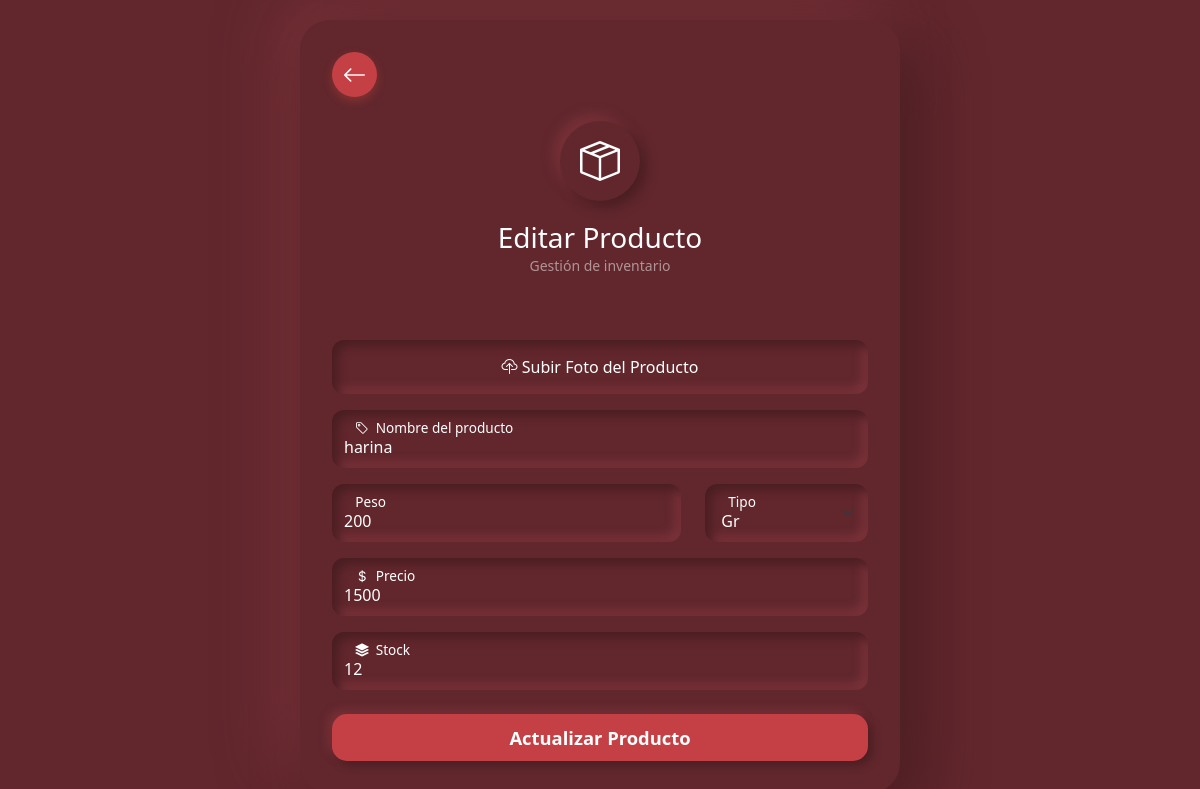
/admin-catalogo/editar/2/ (signed in), run on the app's committed database.
### APP/models.py (models this page shows, shortened)
class Productos (models.Model):
    ID_PRODUCT = models.AutoField(primary_key=True, verbose_name="ID_Producto")
    PRODUCT_NAME = models.CharField(max_length=20,verbose_name="Nombre_producto")
    SIZE= models.CharField(max_length=20,verbose_name="Tamaño")
    TYPE = models.BooleanField(verbose_name="Presentacion")
    PRICE = models.CharField(max_length=20,verbose_name="Precio")
    STOCK = models.IntegerField(max_length=20,verbose_name="Cantidad")
    class Meta:
        db_table="Producto"
        verbose_name ="Producto"

### APP/views.py (the view, shortened to what this page needs)
# urls.py: path('admin-catalogo/editar/<int:producto_id>/', views.editar_producto, name='editar_producto'),
@login_required
@transaction.atomic
def editar_producto(request, producto_id):
    producto = get_object_or_404(Productos.objects.select_for_update(), ID_PRODUCT=producto_id)
    return render(request, 'formulario-productos.html', {'producto': producto})

### APP/templates/formulario-productos.html (shortened to what this page needs)
{% load static %}
<!DOCTYPE html>
<html lang="en">
<head>
    <link href="https://cdn.jsdelivr.net/npm/bootstrap@5.3.0/dist/css/bootstrap.min.css" rel="stylesheet">
    <link rel="stylesheet" href="{% static 'css/estilo.css' %}">
    <link rel="stylesheet" href="{% static 'css/estilo-forms.css' %}">
    <link rel="stylesheet" href="https://cdn.jsdelivr.net/npm/bootstrap-icons@1.11.3/font/bootstrap-icons.min.css">
</head>
</head>
<body>
    <div class="page-center-wrapper">
        <div class="neumo-container">
            <div class="row">
                <div class="col-12 col-md-2">
                    <a href="{% url 'admin_catalogo' %}" class="btn btn-glow-red rounded-circle p-2 d-flex align-items-center justify-content-center"
                       style="width: 45px; height: 45px;">
                        <i class="bi bi-arrow-left fs-4"></i>
                    </a>
                </div>
            </div>
            <div class="text-center mb-4">
                <div class="circle-icon">
                    <i class="bi bi-box-seam"></i>
                </div>
                <h3 class="text-white mb-0">
                    {% if producto %}Editar Producto{% else %}Ingresar Producto{% endif %}
                </h3>
                <p class="text-white-50 small">Gestión de inventario</p>
            </div>
        <form method="POST">
                <div class="mb-3">
                    <label for="prodFoto" class="custom-file-upload">
                        <i class="bi bi-cloud-upload"></i> Subir Foto del Producto
                    </label>
                </div>
                <div class="form-floating mb-3">
                    <input type="text" class="form-control" id="prodNombre" name="nombre" placeholder="Nombre"
                           value="{{ producto.PRODUCT_NAME|default:'' }}" required>
                    <label for="prodNombre">
                        <div class="label-content">
                            <i class="bi bi-tag"></i> <span>Nombre del producto</span>
                        </div>
                    </label>
                </div>
                <div class="row">
                    <div class="col-12 col-md-8">
                        <div class="form-floating mb-3">
                            <input type="number" class="form-control" id="prodPeso" name="size" placeholder="Peso"
                                   value="{{ producto.SIZE|default:'' }}" required>
                            <label for="prodPeso">Peso</label>
                        </div>
                    </div>
                    <div class="col-12 col-md-4">
                        <div class="form-floating mb-3">
                            <select class="form-select select-neumo" id="prodTipo" name="tipo">
                                <option value="1" {% if producto.TYPE %}selected{% endif %}>Gr</option>
                            </select>
                            <label for="prodTipo">Tipo</label>
                        </div>
                    </div>
                </div>
                <div class="form-floating mb-3">
                    <input type="number" step="0.01" class="form-control" id="prodPrecio" name="precio" placeholder="Precio"
                           value="{{ producto.PRICE|default:'' }}" required>
                    <label for="prodPrecio">
                        <div class="label-content">
                            <i class="bi bi-currency-dollar"></i> <span>Precio</span>
                        </div>
                    </label>
                </div>
                <div class="form-floating mb-4">
                    <input type="number" class="form-control" id="prodStock" name="stock" placeholder="Stock"
                           value="{{ producto.STOCK|default:'' }}" required>
                    <label for="prodStock">
                        <div class="label-content">
                            <i class="bi bi-stack"></i> <span>Stock</span>
                        </div>
                    </label>
                </div>
            <div class="d-grid">
                <button type="submit" class="btn btn-neumo-full2">
                    {% if producto %}Actualizar Producto{% else %}Guardar Producto{% endif %}
                </button>
            </div>
        </form>
    </div>
</div>
</body>
</html>

### APP/static/css/estilo.css (style rules this page uses)
:root { --color-fondo: #61272d; --color-rojoactivo: #c54044; --color-rojoinactivo:#341616; --color-naranja:#f39765; --color-amarillo:#fede66; --color-blanco:#fff; --shadow-light: #7a3239; --shadow-dark: #4a1e22; }
body { background-color: var(--color-fondo); }
.btn-glow-red { background-color: var(--color-rojoactivo); color: white; border: none; transition: all 0.4s cubic-bezier(0.25, 0.8, 0.25, 1); box-shadow: 0 4px 10px rgba(231, 76, 60, 0.3); }
.btn-glow-red i { color: white; }
.btn-neumo-full2 { width: 100%; padding: 10px 12px; font-size: 1.15rem; font-weight: 700; border-radius: 15px; border: none; background-color: var(--color-rojoactivo); color: var(--color-blanco); box-shadow: 4px 4px 8px var(--shadow-dark), -4px -4px 8px var(--shadow-light); transition: all 0.4s cubic-bezier(0.34, 1.56, 0.64, 1); cursor: pointer; }

### APP/static/css/estilo-forms.css (style rules this page uses)
.select-neumo { background-color: var(--color-fondo) !important; border: none !important; color: var(--color-blanco) !important; box-shadow: inset 6px 6px 10px var(--shadow-dark), inset -6px -6px 10px var(--shadow-light) !important; border-radius: 12px; padding: 0.5rem 1rem; appearance: none; cursor: pointer; }
.page-center-wrapper { display: flex; justify-content: center; align-items: center; min-height: 100vh; width: 100%; padding: 20px; background-color: var(--color-fondo); }
.neumo-container { width: 100%; max-width: 600px; padding: 2rem; border-radius: 30px; background-color: var(--color-fondo); box-shadow: 20px 20px 60px var(--shadow-dark), -20px -20px 60px var(--shadow-light); display: flex; flex-direction: column; gap: 1.5rem; }
.circle-icon { width: 80px; height: 80px; background-color: var(--color-fondo); border-radius: 50%; display: flex; justify-content: center; align-items: center; font-size: 2.5rem; color: var(--color-blanco); margin: 0 auto 20px; box-shadow: 6px 6px 12px var(--shadow-dark), -6px -6px 12px var(--shadow-light); }
.form-floating > .form-control { background: transparent !important; border: none !important; box-shadow: inset 6px 6px 10px var(--shadow-dark), inset -6px -6px 10px var(--shadow-light) !important; color: var(--color-blanco) !important; border-radius: 12px; }
.form-floating > label { color: rgba(255, 255, 255, 0.6); padding: 1rem 1.5rem; }
.form-floating > .form-control:focus ~ label, .form-floating > .form-control:not(:placeholder-shown) ~ label { color: var(--color-blanco) !important; transform: scale(0.85) translateY(-0.5rem) translateX(0.15rem); }
.label-content { display: flex; justify-content: space-between; align-items: center; width: 100%; }
.form-floating > .form-control:focus ~ label::after, .form-floating > .form-control:not(:placeholder-shown) ~ label::after { background-color: transparent !important; }
.form-floating > label { background-color: transparent !important; }
.form-floating .form-control { padding-right: 45px; }
.label-content { display: flex; justify-content: flex-start; align-items: center; gap: 8px; width: 100%; }
.select-neumo { color-scheme: dark; background-color: var(--color-fondo) !important; border: none !important; box-shadow: inset 6px 6px 10px var(--shadow-dark), inset -6px -6px 10px var(--shadow-light) !important; color: var(--color-blanco) !important; padding: 1rem; border-radius: 12px; }
.custom-file-upload { display: block; padding: 15px; cursor: pointer; background: var(--color-fondo); border-radius: 12px; box-shadow: inset 6px 6px 10px var(--shadow-dark), inset -6px -6px 10px var(--shadow-light); color: var(--color-blanco); text-align: center; transition: 0.3s; }
.form-floating > .form-select:focus ~ label::after, .form-floating > .form-select ~ label::after { background-color: transparent !important; }
.form-floating > .form-select ~ label { background-color: transparent !important; color: white; }

### data on the page
Productos: nombre "harina", size "200", tipo "Gr", precio "1500", stock "12"
